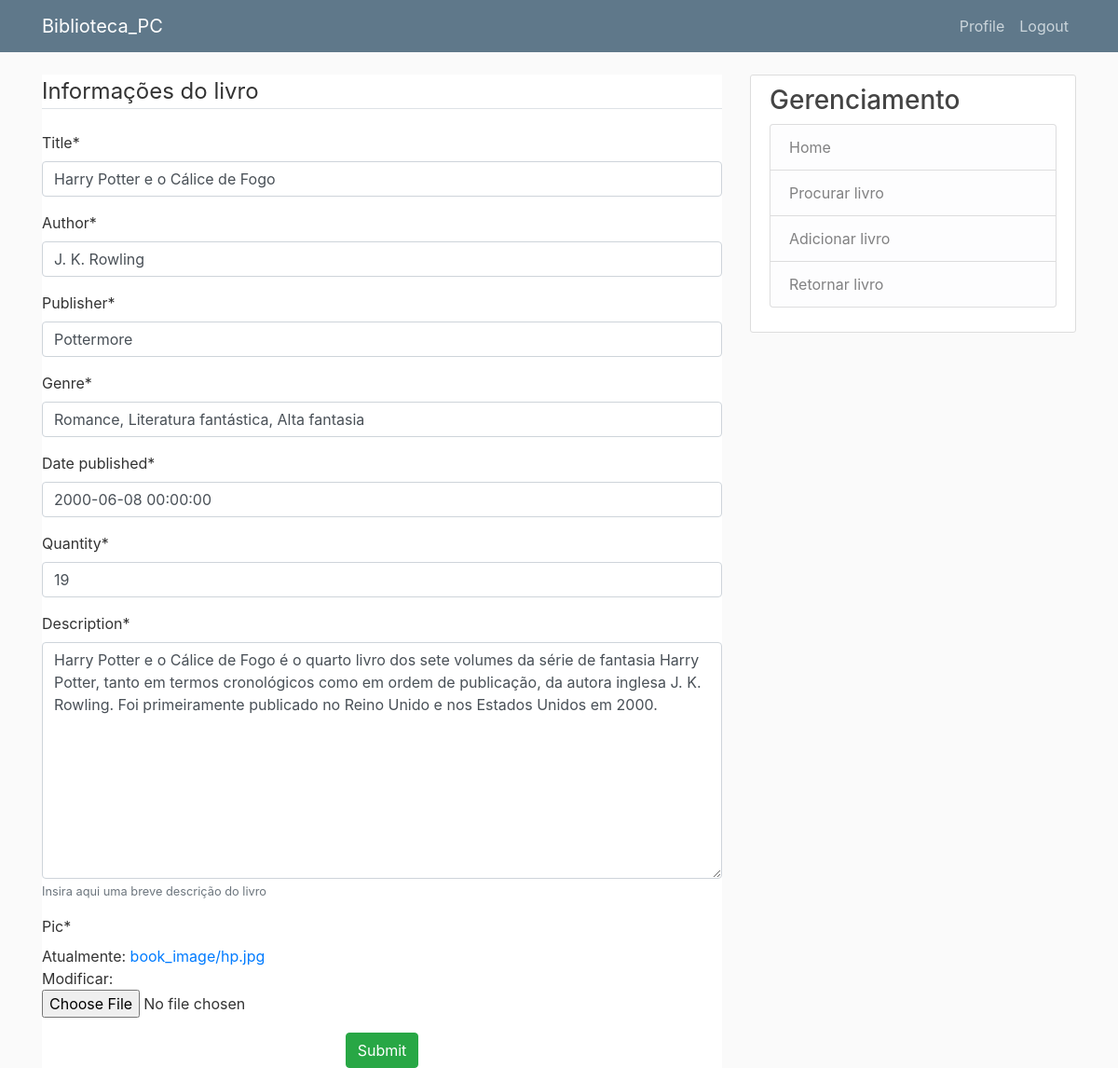
/book/12/update/ (signed in), run on the app's committed database.
### gerenciamento/models.py (models this page shows, shortened)
class Book(models.Model):
	title = models.CharField(max_length=100)
	author = models.CharField(max_length=100)
	publisher = models.CharField(max_length=100)
	genre = models.CharField(max_length=100)
	date_published = models.DateTimeField()
	quantity = models.IntegerField(default= 1)
	description = models.TextField(max_length=1000, help_text="Insira aqui uma breve descrição do livro" , default=' ')
	pic = models.ImageField(default='default_book.png', upload_to='book_image')

### gerenciamento/views.py (the view, shortened to what this page needs)
# urls.py: path('book/<int:pk>/update/', gerenciamento_views.BookUpdate, name='atualizar_livro'),
@login_required
def BookUpdate(request, pk):
	if not request.user.is_superuser:
		return redirect('gerenciamento-home')
	obj = Book.objects.get(id=pk)
	form = BookForm(instance=obj)
	return render(request, 'catalogo/form.html', locals())

### gerenciamento/forms.py
class BookForm(forms.ModelForm):
    class Meta:
        model = Book
        fields = '__all__'

### gerenciamento/templates/catalogo/form.html (shortened to what this page needs)
{% extends "gerenciamento/base.html" %}
{% load crispy_forms_tags %}
{% block content %}
    <div class="bg bg-white form-group mx-auto my-auto">
        <form method="post" class="form" enctype="multipart/form-data">
            <legend class="border-bottom mb-4">Informações do livro</legend>
            {{ form|crispy }}
            <center><input class="btn btn-success" type="submit" value="Submit"/></center>
        </form>
    </div>
{% endblock %}

### gerenciamento/static/gerenciamento/main.css (style rules this page uses)
body { background: #fafafa; color: #333333; margin-top: 5rem; }

### data on the page
Book: title "Harry Potter e o Cálice de Fogo", author "J. K. Rowling", publisher "Pottermore", genre "Romance, Literatura fantástica, Alta fantasia", date_published "2000-06-08 00:00:00", quantity "19", description "Harry Potter e o Cálice de Fogo é o quarto livro dos sete volumes da série de fantasia Harry Potter, tanto em termos cronológicos como em ordem de publicação, da autora inglesa J. K. Rowling. Foi primeiramente publicado no Reino Unido e nos Estados Unidos em 2000."
